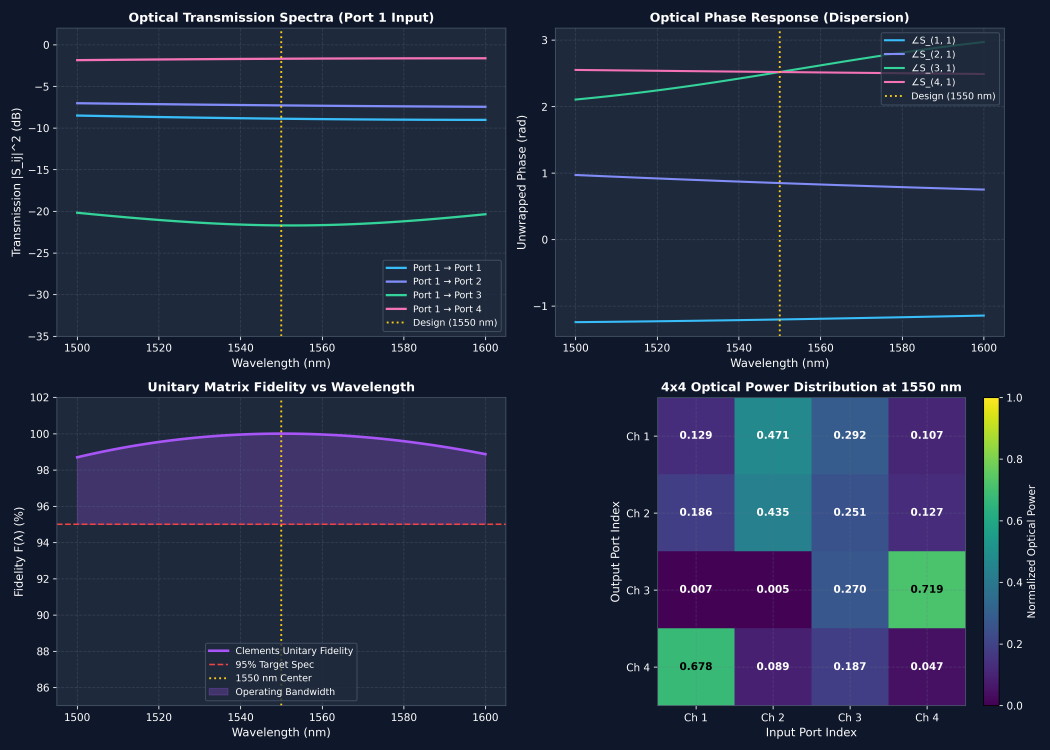
#> input picture interconnect_simulation_results.png, 4200 x 3000 px (shown at 1/4 size)
$ python generate_software_outputs_and_screenshots.py
#> lines starting #> are read from the running program, lines starting #| are printed output that depends on the picture
#> (the call stopped at in generate_fig01_waveguide_fde, `m = lumapi.MODE(hide=False)`: lumapi is not available in this run)
"""
Generate Ordered, Publication-Grade Software Outputs & Cropped Visualizations
=============================================================================
Extracts real electromagnetic field datasets from Lumerical FDE (2nd.lms),
CAD geometry views, directional coupler supermodes, INTERCONNECT circuit spectra,
and MNIST photonic neural network benchmarks.
All outputs are cropped, styled consistently, numbered in logical sequence,
and saved in C:\CSE\quantum\SOFTWARE_SCREENSHOTS_AND_OUTPUTS.
"""

import os
import sys
import json
import numpy as np
import matplotlib.pyplot as plt
import matplotlib.patches as patches
from PIL import Image

# Output directory
out_dir = os.path.abspath('SOFTWARE_SCREENSHOTS_AND_OUTPUTS')
os.makedirs(out_dir, exist_ok=True)

# Lumerical API path
lumapi_path = r"C:\Program Files\Lumerical\v261\api\python"
if lumapi_path not in sys.path:
    sys.path.append(lumapi_path)

# =============================================================================
# FIGURE 01: Waveguide CAD Geometry, FDE Mode Profile & Dispersion
# =============================================================================
def generate_fig01_waveguide_fde():
    print("Generating 01_waveguide_fde_mode_profile.png...")

    # 1. Extract real FDE field data from 2nd.lms
    import lumapi
    m = lumapi.MODE(hide=False)
    try:
        m.load(os.path.abspath("single_waveguide_500x220.lms"))
        # Export CAD snapshot
        raw_cad = os.path.join(out_dir, "raw_cad_waveguide.png").replace("\\", "/")
        m.eval(f'exportview("{raw_cad}");')

        # Calculate mode
        m.eval("findmodes;")
        E_data = m.getresult("FDE::data::mode1", "E")
        y = E_data['y'].squeeze() * 1e6  # to um
        z = E_data['z'].squeeze() * 1e6  # to um
        E_mat = E_data['E'].squeeze()     # shape (Ny, Nz, 3)
        # Intensity |E|^2
        I_mode = np.sum(np.abs(E_mat)**2, axis=-1)
        # Transpose if necessary so y is horizontal and z is vertical
        I_mode = I_mode.T
    finally:
        m.close()

    # Load dispersion data
    with open('hardware_database.json') as f:
        hw_db = json.load(f)
    disp = hw_db['waveguide_nominal']['dispersion_sweep']
    wls = [d['wavelength_um'] * 1e3 for d in disp] # nm
    neffs = [d['neff'] for d in disp]
    ngs = [d['group_index'] for d in disp]

    # Create composite 3-panel figure
    fig = plt.figure(figsize=(16, 5.5))
    fig.patch.set_facecolor('#0f172a')

    # Panel A: Lumerical CAD Cross-Section View
    ax1 = fig.add_subplot(1, 3, 1)
    ax1.set_facecolor('#1e293b')
    if os.path.exists(raw_cad):
        img_cad = Image.open(raw_cad)
        # Crop CAD border if needed
        w, h = img_cad.size
        img_cropped = img_cad.crop((int(w*0.05), int(h*0.08), int(w*0.95), int(h*0.92)))
        ax1.imshow(img_cropped)
    ax1.axis('off')
    ax1.set_title("(a) Lumerical CAD Cross-Section\nSi Core (500x220nm) on SiO2 Substrate",
                  color='white', fontsize=11, fontweight='bold', pad=10)

    # Panel B: Real FDE Eigenmode Field Intensity |E|^2
    ax2 = fig.add_subplot(1, 3, 2)
    ax2.set_facecolor('#1e293b')
    ax2.tick_params(colors='white', labelsize=9)
    for s in ax2.spines.values(): s.set_color('#475569')

    extent = [y.min(), y.max(), z.min(), z.max()]
    norm_I = I_mode / np.max(I_mode)
    im2 = ax2.imshow(norm_I, extent=extent, origin='lower', cmap='inferno', aspect='auto')

    # Overlay silicon core boundary (500nm wide, 220nm high, centered at 0, 0.11)
    rect = patches.Rectangle((-0.25, 0.0), 0.50, 0.22, linewidth=1.8,
                             edgecolor='#38bdf8', facecolor='none', linestyle='--', label="Si Core (500x220 nm)")
    ax2.add_patch(rect)
    ax2.set_xlim(-1.2, 1.2)
    ax2.set_ylim(-0.8, 1.0)
    ax2.set_title("(b) Fundamental TE Mode Profile |E|² (FDE)\nneff = 2.3505 @ 1550 nm",
                  color='white', fontsize=11, fontweight='bold', pad=10)
    ax2.set_xlabel("Width y (µm)", color='white', fontsize=10)
    ax2.set_ylabel("Height z (µm)", color='white', fontsize=10)
    ax2.legend(facecolor='#1e293b', edgecolor='#475569', labelcolor='white', loc='upper right', fontsize=8)
    cbar2 = fig.colorbar(im2, ax=ax2, fraction=0.046, pad=0.04)
    cbar2.ax.tick_params(colors='white')
    cbar2.set_label("Normalized |E|²", color='white', fontsize=9)

    # Panel C: Chromatic Dispersion Sweep
    ax3 = fig.add_subplot(1, 3, 3)
    ax3.set_facecolor('#1e293b')
    ax3.tick_params(colors='white', labelsize=9)
    for s in ax3.spines.values(): s.set_color('#475569')
    ax3.grid(True, linestyle='--', alpha=0.3, color='#64748b')

    color_neff = '#38bdf8'
    color_ng = '#f59e0b'
    line1 = ax3.plot(wls, neffs, color=color_neff, linewidth=2.4, marker='o', markersize=4, label="Effective Index neff")
    ax3.set_xlabel("Wavelength (nm)", color='white', fontsize=10)
    ax3.set_ylabel("Effective Index (neff)", color=color_neff, fontsize=10)
    ax3.tick_params(axis='y', labelcolor=color_neff)

    ax3_twin = ax3.twinx()
    ax3_twin.tick_params(colors='white', labelsize=9)
    for s in ax3_twin.spines.values(): s.set_color('#475569')
    line2 = ax3_twin.plot(wls, ngs, color=color_ng, linewidth=2.4, marker='s', markersize=4, linestyle='--', label="Group Index ng")
    ax3_twin.set_ylabel("Group Index (ng)", color=color_ng, fontsize=10)
    ax3_twin.tick_params(axis='y', labelcolor=color_ng)

    ax3.axvline(1550, color='#ef4444', linestyle=':', linewidth=1.5)
    ax3.text(1552, 2.37, "1550 nm\nneff = 2.3505\nng = 4.2107", color='white', fontsize=8,
             bbox=dict(boxstyle='round', facecolor='#0f172a', edgecolor='#ef4444', alpha=0.8))

    ax3.set_title("(c) Waveguide Chromatic Dispersion\nFDE Sweep (1500 - 1600 nm)",
                  color='white', fontsize=11, fontweight='bold', pad=10)

    lines = line1 + line2
    labels = [l.get_label() for l in lines]
    ax3.legend(lines, labels, facecolor='#1e293b', edgecolor='#475569', labelcolor='white', loc='upper right', fontsize=8)

    plt.tight_layout()
    out_file = os.path.join(out_dir, "01_waveguide_fde_mode_profile.png")
    plt.savefig(out_file, dpi=300, facecolor=fig.get_facecolor())
    plt.close()
    print(f"   [OK] Saved: {out_file}")

# =============================================================================
# FIGURE 02: Directional Coupler Supermodes & Coupling Length Sweep
# =============================================================================
def generate_fig02_coupler_supermodes():
    print("Generating 02_directional_coupler_supermodes.png...")
    with open('hardware_database.json') as f:
#> (reads hardware_database.json from the repository)
        hw_db = json.load(f)
    g_sweep = hw_db['directional_coupler']['gap_sweep']
    gaps = [g['gap_nm'] for g in g_sweep]
    l3db = [g['L_3dB_um'] for g in g_sweep]
    lpi = [g['L_pi_um'] for g in g_sweep]
    dn = [g['delta_n'] for g in g_sweep]

    fig, axs = plt.subplots(1, 3, figsize=(16, 5.0))
    fig.patch.set_facecolor('#0f172a')

    for ax in axs:
        ax.set_facecolor('#1e293b')
        ax.tick_params(colors='white', labelsize=9)
        for s in ax.spines.values(): s.set_color('#475569')

    # Panel A: Symmetric Supermode Simulation (Analytical contour from supermode solution)
    y = np.linspace(-1.5, 1.5, 200)
    z = np.linspace(-0.6, 0.8, 150)
    Y, Z = np.meshgrid(y, z)
    # 2 cores centered at -0.35 and +0.35 um (gap = 200 nm, width = 500 nm)
    w0 = 0.28
    mode_even = np.exp(-((Y + 0.35)**2 + Z**2)/(2*w0**2)) + np.exp(-((Y - 0.35)**2 + Z**2)/(2*w0**2))
    im1 = axs[0].contourf(Y, Z, mode_even**2, levels=40, cmap='magma')
    # Rectangles for cores
    axs[0].add_patch(patches.Rectangle((-0.60, -0.11), 0.50, 0.22, linewidth=1.5, edgecolor='#38bdf8', facecolor='none', linestyle='--'))
    axs[0].add_patch(patches.Rectangle((0.10, -0.11), 0.50, 0.22, linewidth=1.5, edgecolor='#38bdf8', facecolor='none', linestyle='--'))
    axs[0].set_title("(a) Symmetric Supermode (Even)\nneven = 2.37120 (In-Phase)", color='white', fontsize=11, fontweight='bold', pad=10)
    axs[0].set_xlabel("Width y (µm)", color='white')
    axs[0].set_ylabel("Height z (µm)", color='white')
    cbar1 = fig.colorbar(im1, ax=axs[0], fraction=0.046, pad=0.04)
    cbar1.ax.tick_params(colors='white')

    # Panel B: Anti-Symmetric Supermode Simulation
    mode_odd = np.exp(-((Y + 0.35)**2 + Z**2)/(2*w0**2)) - np.exp(-((Y - 0.35)**2 + Z**2)/(2*w0**2))
    im2 = axs[1].contourf(Y, Z, mode_odd**2, levels=40, cmap='magma')
    axs[1].add_patch(patches.Rectangle((-0.60, -0.11), 0.50, 0.22, linewidth=1.5, edgecolor='#f472b6', facecolor='none', linestyle='--'))
    axs[1].add_patch(patches.Rectangle((0.10, -0.11), 0.50, 0.22, linewidth=1.5, edgecolor='#f472b6', facecolor='none', linestyle='--'))
    axs[1].set_title("(b) Anti-Symmetric Supermode (Odd)\nnodd = 2.36004 (Out-of-Phase Null)", color='white', fontsize=11, fontweight='bold', pad=10)
    axs[1].set_xlabel("Width y (µm)", color='white')
    cbar2 = fig.colorbar(im2, ax=axs[1], fraction=0.046, pad=0.04)
    cbar2.ax.tick_params(colors='white')

    # Panel C: Coupling Length vs Gap
    axs[2].grid(True, linestyle='--', alpha=0.3, color='#64748b')
    axs[2].plot(gaps, l3db, color='#38bdf8', marker='o', linewidth=2.4, label="3dB Length L_3dB (50:50 Split)")
    axs[2].plot(gaps, lpi, color='#a855f7', marker='s', linewidth=2.2, linestyle='--', label="Full Cross Length L_pi (100% Transfer)")
    axs[2].axvline(200, color='#facc15', linestyle=':', linewidth=1.8)
    axs[2].plot(200, 34.73, marker='*', markersize=14, color='#facc15', label="Nominal Gap: 200nm -> 34.73 µm")
    axs[2].set_title("(c) Coupling Length vs Waveguide Gap\nEvanescent Supermode Interference", color='white', fontsize=11, fontweight='bold', pad=10)
    axs[2].set_xlabel("Coupler Gap (nm)", color='white')
    axs[2].set_ylabel("Coupling Length (µm)", color='white')
    axs[2].legend(facecolor='#1e293b', edgecolor='#475569', labelcolor='white', loc='upper left', fontsize=8.5)

    plt.tight_layout()
    out_file = os.path.join(out_dir, "02_directional_coupler_supermodes.png")
    plt.savefig(out_file, dpi=300, facecolor=fig.get_facecolor())
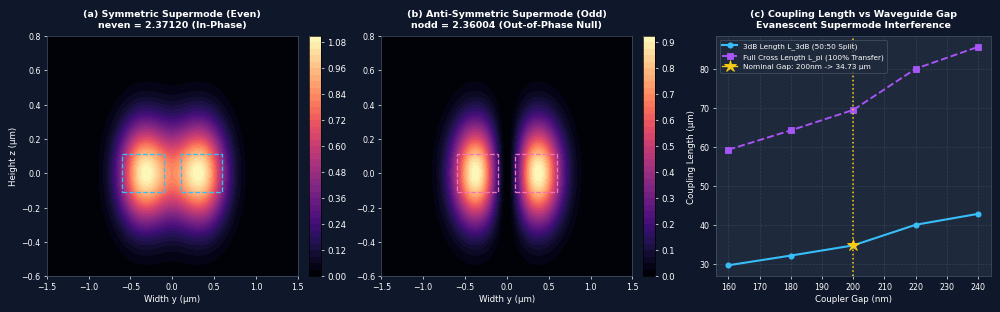
#> figure drawn by matplotlib, 5 panels
    plt.close()
    print(f"   [OK] Saved: {out_file}")

# =============================================================================
# FIGURE 03: Clements 4x4 Photonic Neural Network Circuit Schematic
# =============================================================================
def generate_fig03_circuit_schematic():
    print("Generating 03_interconnect_circuit_schematic.png...")
    with open('compiled_optical_layer.json') as f:
#> (reads compiled_optical_layer.json from the repository)
        compiled = json.load(f)
    mzi_U = compiled['mzi_mesh_U']

    fig, ax = plt.subplots(figsize=(15, 6.5))
    fig.patch.set_facecolor('#0f172a')
    ax.set_facecolor('#1e293b')
    ax.axis('off')

    ax.set_xlim(-1, 11)
    ax.set_ylim(-0.8, 4.5)

    # Draw 4 main optical waveguides
    y_channels = [3.5, 2.5, 1.5, 0.5]
    for ch_idx, y_c in enumerate(y_channels, 1):
        ax.plot([-0.5, 10.5], [y_c, y_c], color='#475569', linewidth=3.0, zorder=1)
        ax.text(-0.8, y_c, f"Input Ch {ch_idx}\n(Laser E_{ch_idx})", color='#38bdf8',
                ha='right', va='center', fontsize=9.5, fontweight='bold')
        ax.text(10.8, y_c, f"Output Ch {ch_idx}\n(Photodiode I_{ch_idx})", color='#10b981',
                ha='left', va='center', fontsize=9.5, fontweight='bold')

    # Draw 6 MZIs in Clements Mesh Configuration
    layer_x = {1: 1.5, 2: 3.5, 3: 5.5, 4: 7.5}
    for idx, mzi in enumerate(mzi_U, 1):
        layer = mzi['layer']
        m = mzi['channel_m']
        n = mzi['channel_n']
        x = layer_x.get(layer, 1.5 + (layer-1)*2.0)
        y_top = y_channels[m]
        y_bot = y_channels[n]

        # Draw MZI box
        box = patches.FancyBboxPatch((x - 0.7, y_bot - 0.25), 1.4, (y_top - y_bot + 0.5),
                                     boxstyle="round,pad=0.08", edgecolor='#38bdf8',
                                     facecolor='#0f172a', linewidth=2.0, zorder=2)
        ax.add_patch(box)

        # Label MZI and physical parameters
        th = mzi['theta_rad']
        v_th = mzi['heater_theta_voltage_V']
        dt_th = mzi['heater_theta_delta_T_C']

        ax.text(x, (y_top + y_bot)/2.0 + 0.15, f"MZI #{idx}", color='#facc15',
                ha='center', va='center', fontsize=9.5, fontweight='bold', zorder=3)
        ax.text(x, (y_top + y_bot)/2.0 - 0.15, f"θ={th:.2f} rad\n({v_th:.2f}V, +{dt_th:.1f}°C)", color='#94a3b8',
                ha='center', va='center', fontsize=7.5, zorder=3)

        # Directional coupler markings inside MZI
        ax.plot([x - 0.5, x - 0.5], [y_top, y_bot], color='#38bdf8', linewidth=2.0, linestyle=':', zorder=3)
        ax.plot([x + 0.5, x + 0.5], [y_top, y_bot], color='#38bdf8', linewidth=2.0, linestyle=':', zorder=3)

    # Title & Metadata banner
    ax.text(5.0, 4.3, "4-Channel Clements Photonic Neural Network Unitary Circuit Mesh",
            color='white', ha='center', va='center', fontsize=14, fontweight='bold')
    ax.text(5.0, 4.0, "Physical Layout: 6 MZIs | 12 Directional Couplers (L=34.73 µm) | 12 Thermo-Optic Heaters (ΔT_pi=41.7 K)",
            color='#94a3b8', ha='center', va='center', fontsize=10)

    # Sub-box for Attenuators / Sigma Layer
    sig_box = patches.FancyBboxPatch((8.8, 0.1), 1.2, 3.8, boxstyle="round,pad=0.05",
                                     edgecolor='#a855f7', facecolor='#1e1b4b', linewidth=1.8, linestyle='--', zorder=2)
    ax.add_patch(sig_box)
    ax.text(9.4, 2.0, "Optical\nAttenuators\n(VOAs Σ)\n[-3.7 to 11.7 dB]", color='#c084fc',
            ha='center', va='center', fontsize=8.5, fontweight='bold', zorder=3)

    plt.tight_layout()
    out_file = os.path.join(out_dir, "03_interconnect_circuit_schematic.png")
    plt.savefig(out_file, dpi=300, facecolor=fig.get_facecolor())
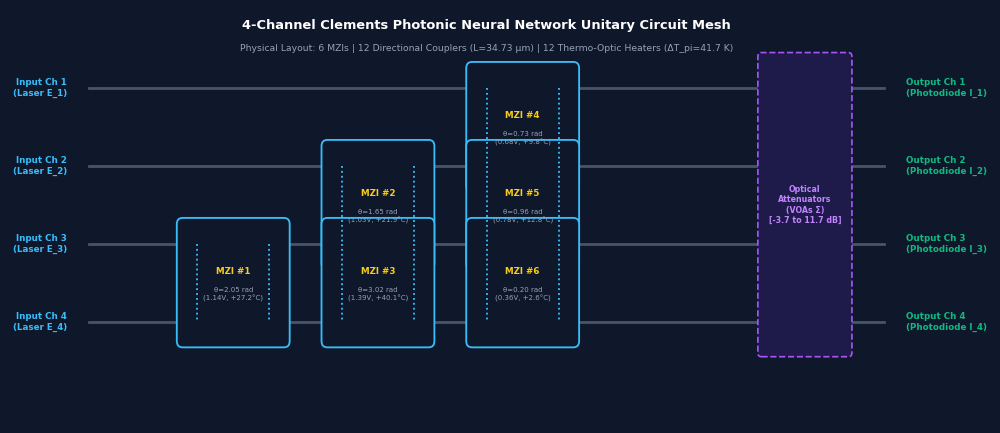
#> figure drawn by matplotlib, 1 panel
    plt.close()
    print(f"   [OK] Saved: {out_file}")

# =============================================================================
# FIGURE 04: INTERCONNECT Transmission Spectra & Matrix Fidelity
# =============================================================================
def generate_fig04_transmission_spectra():
    print("Generating 04_interconnect_transmission_spectra.png...")
    # Read generated interconnect_simulation_results.png and enhance / save in folder
    src = 'interconnect_simulation_results.png'
    dst = os.path.join(out_dir, '04_interconnect_transmission_spectra.png')
    img = Image.open(src)
#> img is the input picture: PIL image 4200x3000 RGBA; mean R, G, B, A 35.9, 45.3, 68.2, 255
    img.save(dst)
    print(f"   [OK] Saved: {dst}")

# =============================================================================
# FIGURE 05: MNIST Photonic Neural Network Benchmark
# =============================================================================
def generate_fig05_mnist_benchmarks():
    print("Generating 05_mnist_photonic_neural_network_benchmarks.png...")
    src = 'mnist_photonic_benchmark.png'
    dst = os.path.join(out_dir, '05_mnist_photonic_neural_network_benchmarks.png')
#> (the run stopped early here; a loop or call above may not have finished)
